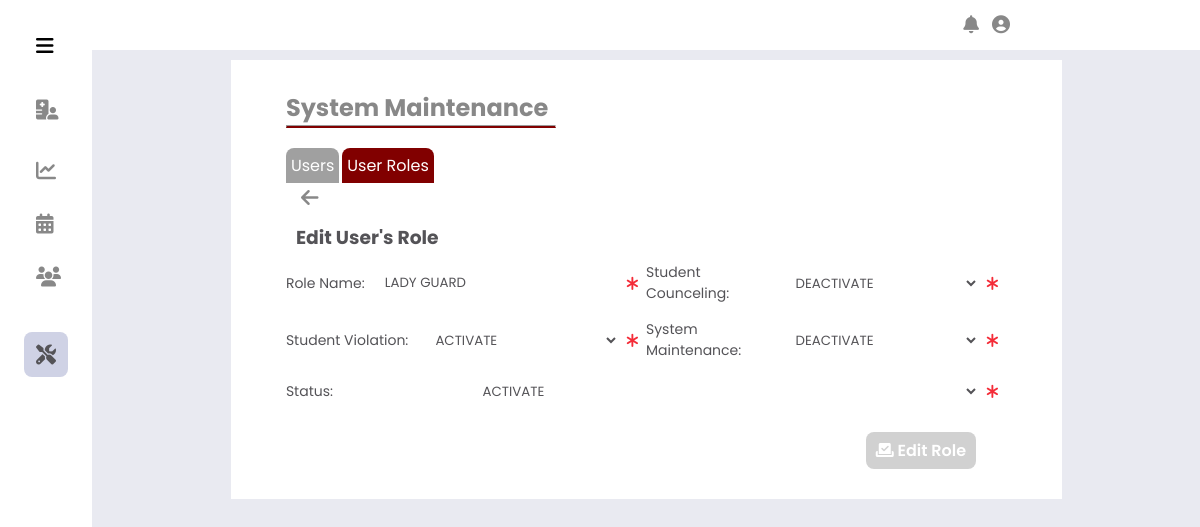
The app's page /Administrator/System Edit User Role Maintenance/?role_id=5 (signed in) with its own data.
### tables this page shows
CREATE TABLE IF NOT EXISTS `adminuserrole` (
  `AdminUserRoleID` int NOT NULL AUTO_INCREMENT,
  `AdminUserRole` varchar(255) NOT NULL,
  `AdminPageStudentCounceling` int NOT NULL,
  `AdminPageViolation` int NOT NULL,
  `AdminMaintenance` int NOT NULL,
  `StatusID` int NOT NULL,
  PRIMARY KEY (`AdminUserRoleID`),
  KEY `accountStatus_rolestats` (`StatusID`),
  KEY `studCounceling_status` (`AdminPageStudentCounceling`),
  KEY `studViolation_status` (`AdminPageViolation`),
  KEY `sysMain_status` (`AdminMaintenance`)
);

CREATE TABLE IF NOT EXISTS `statuscontent` (
  `StatusID` int NOT NULL AUTO_INCREMENT,
  `StatusDescription` varchar(20) NOT NULL,
  PRIMARY KEY (`StatusID`)
);

### Administrator/System Edit User Role Maintenance/index.php (the view, shortened to what this page needs)
<?php
    include_once('../includes/header.php');
    $role_id = $_GET['role_id'];
    $userRole = $conn->query("SELECT * FROM adminuserrole WHERE AdminUserRoleID = '$role_id' ");
    while($row = $userRole->fetch_assoc()){
        $id = $row['AdminUserRoleID']; $roleName = $row['AdminUserRole']; $studentCounc = $row['AdminPageStudentCounceling'];
        $studentViolation = $row['AdminPageViolation'];
        $sysMain = $row['AdminMaintenance']; $status = $row['StatusID'];
    }
?>
    <div class="body_container">
        <div class="content">
            <div class="title">
                <h1>System Maintenance</h1>
                <hr>
            </div>
            <div class="subcontent">
                <?php
                    include '../includes/main_sub_nav.php';
                ?>
                <a href="../System User Role Maintenance/" class="acc_bttn"><i class="fas fa-arrow-left"></i></a>
                <h3 class="subtitle">Edit User's Role</h3>
                <form id="editRole"  method = "POST">
                    <div class="input_group">
                        <div class="input_container">
                            <label for="#" class="label">Role Name: </label>
                            <div class="input " id="input_roleName">
                                <input class="input-field" type="text" placeholder="Insert Role Name" name="roleNameCheck"
                                id="roleNameCheck" value="<?php echo $roleName ?>">
                                <i class="fa-solid fa-asterisk"></i>
                            </div>
                        </div>
                        <div class="input_container">
                            <label for="studCouncheck" class="labelcheck">Student Counceling: </label>
                            <select class="input_fieldselectAdd" name="studCouncheck" id="studCouncheck">
                                    <?php
                                    $statuscheck = mysqli_query($conn, "SELECT StatusID, StatusDescription FROM `statuscontent`");
                                    while($row3 = mysqli_fetch_assoc($statuscheck)){
                                        $statsID = $row3['StatusID']; $statsName = $row3['StatusDescription'];
                                        ?>
                                    <option value = "<?php echo $statsID ?>" <?php if($statsID == $studentCounc ){echo "selected";}?>> <?php echo $statsName?>  </option>
                                <?php }?>
                            </select>
                            <i class="fa-solid fa-asterisk"></i>
                        </div>
                        <div class="input_container">
                            <label for="studViolationcheck" class="labelcheck">Student Violation: </label>
                            <select class="input_fieldselectAdd" name="studViolationcheck" id="studViolationcheck">
                                    <?php
                                    $statuscheck = mysqli_query($conn, "SELECT StatusID, StatusDescription FROM `statuscontent`");
                                    while($row3 = mysqli_fetch_assoc($statuscheck)){
                                        $statsID = $row3['StatusID']; $statsName = $row3['StatusDescription'];
                                        ?>
                                    <option value = "<?php echo $statsID ?>" <?php if($statsID == $studentViolation ){echo "selected";}?>> <?php echo $statsName?>  </option>
                                <?php }?>
                            </select>
                            <i class="fa-solid fa-asterisk"></i>
                        </div>
                        <div class="input_container">
                            <label for="sysMainsCheck" class="labelcheck">System Maintenance: </label>
                            <select class="input_fieldselectAdd" name="sysMainsCheck" id="sysMainsCheck">
                                    <?php
                                    $statuscheck = mysqli_query($conn, "SELECT StatusID, StatusDescription FROM `statuscontent`");
                                    while($row3 = mysqli_fetch_assoc($statuscheck)){
                                        $statsID = $row3['StatusID']; $statsName = $row3['StatusDescription'];
                                        ?>
                                    <option value = "<?php echo $statsID ?>" <?php if($statsID == $sysMain ){echo "selected";}?>> <?php echo $statsName?>  </option>
                                <?php }?>
                            </select>
                            <i class="fa-solid fa-asterisk"></i>
                        </div>
                        <div class="input_container">
                            <label for="sysMainsCheck" class="labelcheck">Status: </label>
                            <select class="input_fieldselectAdd" name="status" id="status" >
                                <?php
                                    $statuscheck = mysqli_query($conn, "SELECT StatusID, StatusDescription FROM `statuscontent`");
                                    while($row3 = mysqli_fetch_assoc($statuscheck)){
                                        $statsID = $row3['StatusID']; $statsName = $row3['StatusDescription'];
                                        ?>
                                    <option value = "<?php echo $statsID ?>" <?php if($statsID == $status ){echo "selected";}?>> <?php echo $statsName?>  </option>
                                <?php }?>
                            </select>
                            <i class="fa-solid fa-asterisk"></i>
                        </div>
                    </div>
                    <div class="action_content">
                        <button class= "bttn" type="submit" name="submit" id="submitRole">
                        <i class="fa-solid fa-check-to-slot"></i> Edit Role</button>
                    </div>
                </form>
            </div>
        </div>
    </div>
</body>
</html>

### Administrator/includes/css/side_nav.css (style rules this page uses)
:root { --nav-width: 92px; --button-color-font-icon: rgb(136, 136, 136); --button-hover-color-font-icon: rgb(84, 83, 87); --button-hover-bg: rgb(207 210 229); --color-content0-bg: white; --body-color: rgb(209, 209, 209); --normal-font-size: 1rem; --small-font-size: .875rem; --z-index: 100; }
* { margin: 0; padding: 0; box-sizing: border-box; font-family: 'Poppins',sans-serif; }
body { margin: 0; position: relative; padding: 0 0 0 5.75rem; transition: .5s; background-color: #e9eaf1; }
h1 { margin: 0; }
.fas { font-size: 1.25rem; margin-right: 3px; }
@media (max-width: 1200px) { .content { width: 75%; } }

### Administrator/includes/css/admin_navbar.css (style rules this page uses)
* { margin: 0; padding: 0; box-sizing: border-box; font-family: 'Poppins',sans-serif; }
:root { --nav-width: 92px; --button-color-font-icon: rgb(136, 136, 136); --button-hover-color-font-icon: rgb(84, 83, 87); --button-hover-bg: rgb(160, 160, 160); --color-content0-bg: white; --maroong-content-bg: #810000; --maroong-content-hover: #630000; --body-color: rgb(209, 209, 209); --dark--color: #45474b; --blue-color: #2a88e6; --normal-font-size: 1rem; --small-font-size: .875rem; --meduim-font-size: 15px; }
body { position: relative; background-color: #e9eaf1; }

### Administrator/includes/css/maintenance.css (style rules this page uses)
:root { --nav-width: 92px; --button-color-font-icon: rgb(136, 136, 136); --button-hover-color-font-icon: rgb(84, 83, 87); --button-hover-bg: rgb(160, 160, 160); --color-content0-bg: white; --maroong-content-bg: #810000; --maroong-content-hover: #630000; --body-color: rgb(209, 209, 209); --normal-font-size: 1rem; --small-font-size: .875rem; --meduim-font-size: 15px; }
* { margin: 0; padding: 0; box-sizing: border-box; font-family: 'Poppins',sans-serif; }
.body_container { display: flex; align-items: center; justify-content: center; padding-top: 50px; padding-bottom: 10px; }
.content { background-color: var(--color-content0-bg); margin-top: 10px; padding: 30px 5% 30px; width: 70%; height: auto; }
.content .title { width: 220px; }
.title h1 { font-size: 1.5rem; color: var(--button-color-font-icon); display: inline-block; }
.title hr { border-bottom: 2px solid var(--maroong-content-bg); }
.content .subcontent { width: 100%; height: auto; padding-bottom: 20px; }
@media (max-width: 1200px) { .content { width: 75%; } }

### Administrator/includes/css/modal_placement.css (style rules this page uses)
:root { --nav-width: 92px; --button-color-font-icon: rgb(136, 136, 136); --button-hover-color-font-icon: rgb(84, 83, 87); --button-hover-bg: rgb(160, 160, 160); --color-content0-bg: white; --maroong-content-bg: #810000; --maroong-content-hover: #630000; --body-color: rgb(209, 209, 209); --normal-font-size: 1rem; --small-font-size: .875rem; --meduim-font-size: 15px; }
* { margin: 0; padding: 0; box-sizing: border-box; font-family: 'Poppins',sans-serif; }

### Administrator/includes/css/modal_upload_placement.css (style rules this page uses)
:root { --nav-width: 92px; --button-color-font-icon: rgb(136, 136, 136); --button-hover-color-font-icon: rgb(84, 83, 87); --button-hover-bg: rgb(160, 160, 160); --color-content0-bg: white; --maroong-content-bg: #810000; --maroong-content-hover: #630000; --body-color: rgb(209, 209, 209); --normal-font-size: 1rem; --small-font-size: .875rem; --meduim-font-size: 15px; }
* { margin: 0; padding: 0; box-sizing: border-box; font-family: 'Poppins',sans-serif; }

### records on screen
adminuserrole: roleNameCheck "LADY GUARD", studCouncheck "DEACTIVATE", studViolationcheck "ACTIVATE", sysMainsCheck "DEACTIVATE", status "ACTIVATE"
